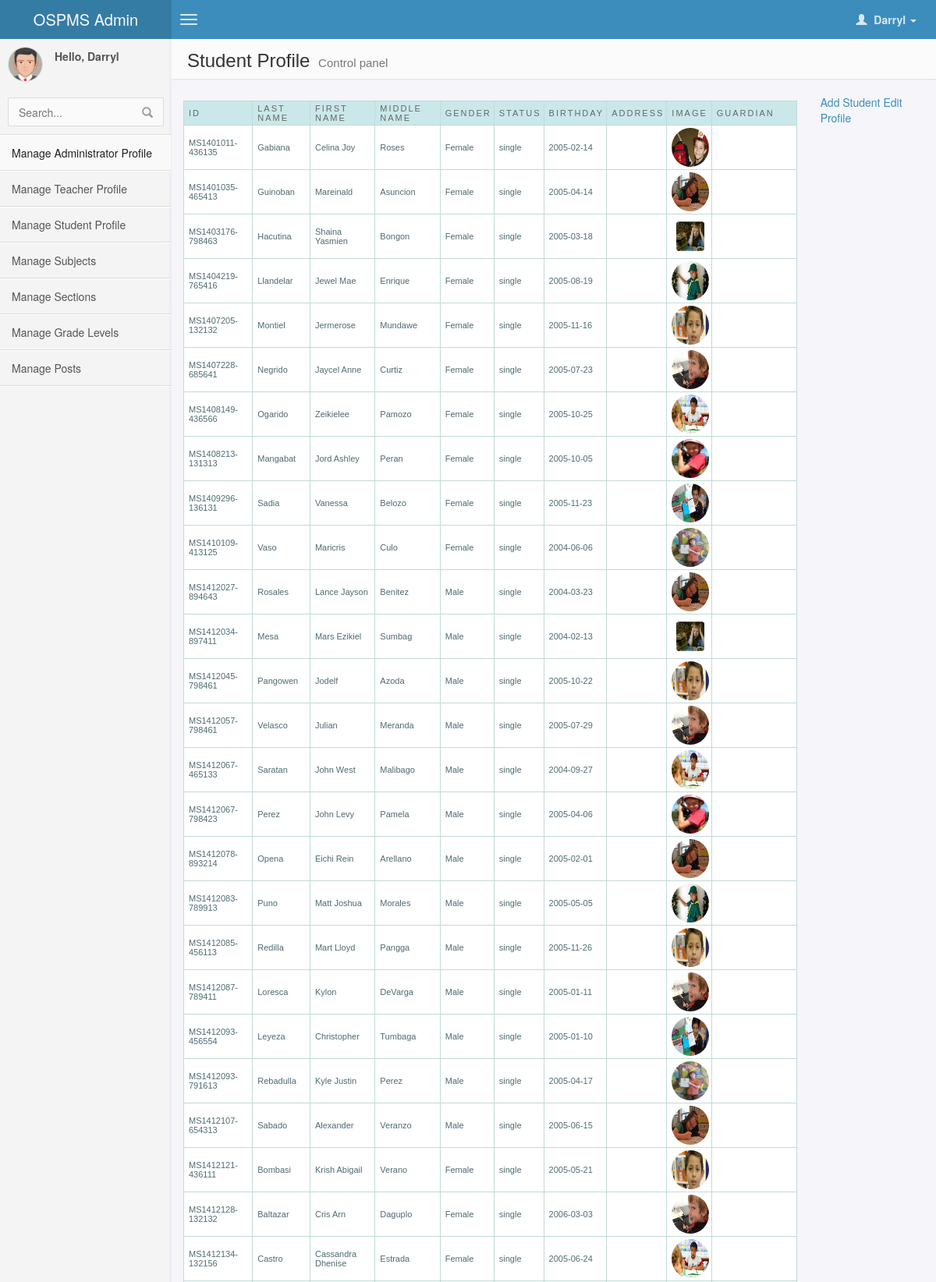
The app's page /index.php?r=lss&sp (signed in, upper part) with its own data.
### tables this page shows
CREATE TABLE `registration` (
  `reg_id` varchar(16) NOT NULL DEFAULT '',
  `reg_lname` varchar(30) NOT NULL,
  `reg_fname` varchar(30) NOT NULL,
  `reg_mname` varchar(30) DEFAULT NULL,
  `reg_gender` varchar(6) DEFAULT NULL,
  `reg_status` varchar(10) DEFAULT NULL,
  `reg_birthday` date NOT NULL,
  `reg_address` varchar(150) DEFAULT NULL,
  `image` varchar(100) DEFAULT NULL,
  PRIMARY KEY (`reg_id`)
);

### model/administrator.php (called while the page is built, shortened)
<?php
function get_allstudent()
{
	include "config/conn.php";
	$join="SELECT registration1.*,registration2.reg_lname,registration2.reg_fname,registration2.reg_mname
	from student as studentprofile left join registration as registration1 on studentprofile.student_lrn=registration1.reg_id
	left join parent as parentprofile on studentprofile.parentID=parentprofile.parentID
	left join registration as registration2 on parentprofile.parentID=registration2.reg_id";
	$join_result=mysqli_query($cxn,$join);
	return $join_result;
}
?>

### views/admin.php (the view, shortened to what this page needs)
<!DOCTYPE html>
<html>
    <head>
            <link href="views/bootstrap.css" rel="stylesheet"/>
            <link href="views/admin.css" rel="stylesheet" />
    </head>
    <body class="skin-blue" onload="check()">
        <header class="header">
            <a href="index.php?r=lss" class="logo">
                OSPMS Admin
            </a>
            <nav class="navbar navbar-static-top" role="navigation">
                <a href="#" class="navbar-btn sidebar-toggle" data-toggle="offcanvas" role="button">
                    <span class="icon-bar"></span>
                    <span class="icon-bar"></span>
                    <span class="icon-bar"></span>
                </a>
                <div class="navbar-right">
                    <ul class="nav navbar-nav">
                        <li class="dropdown user user-menu">
                            <a href="#" class="dropdown-toggle" data-toggle="dropdown">
                                <i class="glyphicon glyphicon-user"></i>
                                <span>
                            <?php
                                if((isset($_SESSION['reg_fname'])))
                                {
                                echo ''.$_SESSION['reg_fname'].'';
                                }
                            ?>
                        <i class="caret"></i></span>
                            </a>
                        </li>
                    </ul>
                </div>
            </nav>
        </header>
        <div class="wrapper row-offcanvas row-offcanvas-left">
            <aside class="left-side sidebar-offcanvas">
                <section class="sidebar">
                    <div class="user-panel">
                        <div class="pull-left image">
                            <img src="views/res/avatar5.png" class="img-circle" alt="User Image" />
                        </div>
                        <div class="pull-left info">
                        <?php
                        if(isset($_SESSION['reg_fname']))
                        {
                            echo '<p>Hello, '.$_SESSION['reg_fname'].'</p>';
                        }
                        ?>
                        </div>
                    </div>
                    <form action="#" method="get" class="sidebar-form">
                        <div class="input-group">
                            <input type="text" name="q" class="form-control" placeholder="Search..."/>
                            <span class="input-group-btn">
                                <button type='submit' name='search' id='search-btn' class="btn btn-flat"><i class="glyphicon glyphicon-search"></i></button>
                            </span>
                        </div>
                    </form>
                    <ul class="sidebar-menu">
                        <li class="active">
                            <a href="index.php?r=lss&ap">
                                <i class=""></i> <span>Manage Administrator Profile </span>
                            </a>
                        </li>
                         <li>
                            <a href="index.php?r=lss&tp">
                                <i class=""></i> <span>Manage Teacher Profile</span>
                            </a>
                        </li>
                         <li>
                            <a href="index.php?r=lss&sp">
                                <i class=""></i> <span>Manage Student Profile</span>
                            </a>
                        </li>
                        <li>
                            <a href="index.php?r=lss&sbs">
                                <i class=""></i> <span>Manage Subjects</span>
                            </a>
                        </li>
                        <li>
                            <a href="index.php?r=lss&scs">
                                <i class=""></i> <span>Manage Sections</span>
                            </a>
                        </li>
                        <li>
                            <a href="index.php?r=lss&gl">
                                <i class=""></i> <span>Manage Grade Levels</span>
                            </a>
                        </li>
                         <li>
                            <a href="index.php?r=lss&ps">
                                <i class=""></i> <span>Manage Posts</span>
                            </a>
                        </li>
                    </ul>
                </section>
            </aside>
            <aside class="right-side">
            <?php
            if(isset($_GET['sp']))
             {
            ?>
             <section class="content-header">
                    <h1>
                        Student Profile
                        <small>Control panel</small>
                    </h1>
                </section>
                <section class="content">
                    <div class="row">
                        <section class="col-lg-10 connectedSortable">
                            <table cellpadding="1" cellspacing="1" id="resultTable">
                                <tr>
                                    <th>ID</th>
                                    <th>Last Name</th>
                                    <th>First Name</th>
                                    <th>Middle Name</th>
                                    <th>Gender</th>
                                    <th>Status</th>
                                    <th>Birthday</th>
                                    <th>Address</th>
                                    <th>Image</th>
                                    <th>Guardian</th>
                                </tr>
                             <?php
                                foreach($studentlist as $row)
                                {
                                    echo '<tr>';
                                    echo '<td>'.$row['reg_id'].'</td>';
                                    echo '<td>'.$row['reg_lname'].'</td>';
                                    echo '<td>'.$row['reg_fname'].'</td>';
                                    echo '<td>'.$row['reg_mname'].'</td>';
                                    echo '<td>'.$row['reg_gender'].'</td>';
                                    echo '<td>'.$row['reg_status'].'</td>';
                                    echo '<td>'.$row['reg_birthday'].'</td>';
                                    echo '<td>'.$row['reg_address'].'</td>';
                                    echo '<td><div align="left"><img src="'.$row['image'].'" class="img-circle" alt="User Image" width="50px;" height="50px;"/></div></td>';
                                    echo '<td>'.$row['p_reg_lname'].' '.$row['p_reg_fname'].' '.$row['p_reg_mname'].'</td>';
                                    echo '</tr>';
                                }
                            ?>
                            </table>
                        </section>
                        <section class="col-lg-2 connectedSortable">
                            <a href="#">Add Student</a>
                            <a href="#">Edit Profile</a>
                        </section>
                    </div>
                </section>
             <?php
             }
             ?>
            </aside>
        </div>
    </body>
</html>

### index.php (shortened to what this page needs)
<?php
if(!isset($_GET['r']))
{
	login();
}
else
{
	switch($_GET['r'])
	{
		case 'lss':
				if((!isset($_SESSION['username']))&&(!isset($_SESSION['user_type'])))
				{
					login();
				}
				else
				{
					switch($_SESSION['user_type'])
					{
						case 'admin':if(!isset($GET['an']))
										{
											admin();break;
										}
										break;
					}
				}
				break;
			}
		}
function admin()
{
	include "model/administrator.php";
	$studentlist=array();
	if($_SERVER['REQUEST_METHOD']=='GET')
	{
		if(isset($_GET['sp']))
		{
			$fetch=get_allstudent();
			while($row=mysqli_fetch_array($fetch))
			{
				$pass=array();
				$pass['reg_id']=$row[0];
				$pass['reg_lname']=$row[1];
				$pass['reg_fname']=$row[2];
				$pass['reg_mname']=$row[3];
				$pass['reg_gender']=$row[4];
				$pass['reg_status']=$row[5];
				$pass['reg_birthday']=$row[6];
				$pass['reg_address']=$row[7];
				$pass['image']=$row[8];
				$pass['p_reg_lname']=$row[9];
				$pass['p_reg_fname']=$row[10];
				$pass['p_reg_mname']=$row[11];
				$studentlist[]=$pass;
			}
		}
	}
	include "views/admin.php";
}
?>

### records on screen
registration: reg_id "MS1401011-436135", reg_lname "Gabiana", reg_fname "Celina Joy", reg_mname "Roses", reg_gender "Female", reg_status "single", reg_birthday "2005-02-14", image (picture)
registration: reg_id "MS1401035-465413", reg_lname "Guinoban", reg_fname "Mareinald", reg_mname "Asuncion", reg_gender "Female", reg_status "single", reg_birthday "2005-04-14", image (picture)
registration: reg_id "MS1403176-798463", reg_lname "Hacutina", reg_fname "Shaina Yasmien", reg_mname "Bongon", reg_gender "Female", reg_status "single", reg_birthday "2005-03-18", image (picture)
registration: reg_id "MS1404219-765416", reg_lname "Llandelar", reg_fname "Jewel Mae", reg_mname "Enrique", reg_gender "Female", reg_status "single", reg_birthday "2005-08-19", image (picture)
registration: reg_id "MS1407205-132132", reg_lname "Montiel", reg_fname "Jermerose", reg_mname "Mundawe", reg_gender "Female", reg_status "single", reg_birthday "2005-11-16", image (picture)
registration: reg_id "MS1407228-685641", reg_lname "Negrido", reg_fname "Jaycel Anne", reg_mname "Curtiz", reg_gender "Female", reg_status "single", reg_birthday "2005-07-23", image (picture)
registration: reg_id "MS1408149-436566", reg_lname "Ogarido", reg_fname "Zeikielee", reg_mname "Pamozo", reg_gender "Female", reg_status "single", reg_birthday "2005-10-25", image (picture)
registration: reg_id "MS1408213-131313", reg_lname "Mangabat", reg_fname "Jord Ashley", reg_mname "Peran", reg_gender "Female", reg_status "single", reg_birthday "2005-10-05", image (picture)
registration: reg_id "MS1409296-136131", reg_lname "Sadia", reg_fname "Vanessa", reg_mname "Belozo", reg_gender "Female", reg_status "single", reg_birthday "2005-11-23", image (picture)
registration: reg_id "MS1410109-413125", reg_lname "Vaso", reg_fname "Maricris", reg_mname "Culo", reg_gender "Female", reg_status "single", reg_birthday "2004-06-06", image (picture)
registration: reg_id "MS1412027-894643", reg_lname "Rosales", reg_fname "Lance Jayson", reg_mname "Benitez", reg_gender "Male", reg_status "single", reg_birthday "2004-03-23", image (picture)
registration: reg_id "MS1412034-897411", reg_lname "Mesa", reg_fname "Mars Ezikiel", reg_mname "Sumbag", reg_gender "Male", reg_status "single", reg_birthday "2004-02-13", image (picture)
registration: reg_id "MS1412045-798461", reg_lname "Pangowen", reg_fname "Jodelf", reg_mname "Azoda", reg_gender "Male", reg_status "single", reg_birthday "2005-10-22", image (picture)
registration: reg_id "MS1412057-798461", reg_lname "Velasco", reg_fname "Julian", reg_mname "Meranda", reg_gender "Male", reg_status "single", reg_birthday "2005-07-29", image (picture)
registration: reg_id "MS1412067-465133", reg_lname "Saratan", reg_fname "John West", reg_mname "Malibago", reg_gender "Male", reg_status "single", reg_birthday "2004-09-27", image (picture)
registration: reg_id "MS1412067-798423", reg_lname "Perez", reg_fname "John Levy", reg_mname "Pamela", reg_gender "Male", reg_status "single", reg_birthday "2005-04-06", image (picture)
registration: reg_id "MS1412078-893214", reg_lname "Opena", reg_fname "Eichi Rein", reg_mname "Arellano", reg_gender "Male", reg_status "single", reg_birthday "2005-02-01", image (picture)
registration: reg_id "MS1412083-789913", reg_lname "Puno", reg_fname "Matt Joshua", reg_mname "Morales", reg_gender "Male", reg_status "single", reg_birthday "2005-05-05", image (picture)
registration: reg_id "MS1412085-456113", reg_lname "Redilla", reg_fname "Mart Lloyd", reg_mname "Pangga", reg_gender "Male", reg_status "single", reg_birthday "2005-11-26", image (picture)
registration: reg_id "MS1412087-789411", reg_lname "Loresca", reg_fname "Kylon", reg_mname "DeVarga", reg_gender "Male", reg_status "single", reg_birthday "2005-01-11", image (picture)
registration: reg_id "MS1412093-456554", reg_lname "Leyeza", reg_fname "Christopher", reg_mname "Tumbaga", reg_gender "Male", reg_status "single", reg_birthday "2005-01-10", image (picture)
registration: reg_id "MS1412093-791613", reg_lname "Rebadulla", reg_fname "Kyle Justin", reg_mname "Perez", reg_gender "Male", reg_status "single", reg_birthday "2005-04-17", image (picture)
registration: reg_id "MS1412107-654313", reg_lname "Sabado", reg_fname "Alexander", reg_mname "Veranzo", reg_gender "Male", reg_status "single", reg_birthday "2005-06-15", image (picture)
registration: reg_id "MS1412121-436111", reg_lname "Bombasi", reg_fname "Krish Abigail", reg_mname "Verano", reg_gender "Female", reg_status "single", reg_birthday "2005-05-21", image (picture)
registration: reg_id "MS1412128-132132", reg_lname "Baltazar", reg_fname "Cris Arn", reg_mname "Daguplo", reg_gender "Female", reg_status "single", reg_birthday "2006-03-03", image (picture)
registration: reg_id "MS1412134-132156", reg_lname "Castro", reg_fname "Cassandra Dhenise", reg_mname "Estrada", reg_gender "Female", reg_status "single", reg_birthday "2005-06-24", image (picture)

### other values on screen
$_SESSION['reg_fname'] "Darryl"
